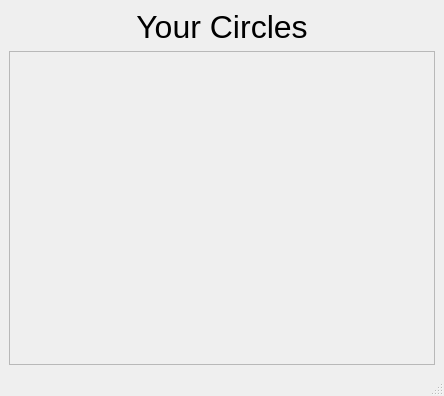
<?xml version="1.0" encoding="UTF-8"?>
<ui version="4.0">
 <class>MainWindow</class>
 <widget class="QMainWindow" name="MainWindow">
  <property name="geometry">
   <rect>
    <x>0</x>
    <y>0</y>
    <width>444</width>
    <height>396</height>
   </rect>
  </property>
  <property name="windowTitle">
   <string>MainWindow</string>
  </property>
  <widget class="QWidget" name="centralwidget">
   <layout class="QGridLayout" name="gridLayout">
    <item row="2" column="0">
     <widget class="QScrollArea" name="circlesScrollArea">
      <property name="widgetResizable">
       <bool>true</bool>
      </property>
      <widget class="QWidget" name="circlesDisplay">
       <property name="geometry">
        <rect>
         <x>0</x>
         <y>0</y>
         <width>424</width>
         <height>290</height>
        </rect>
       </property>
       <property name="acceptDrops">
        <bool>false</bool>
       </property>
       <layout class="QVBoxLayout" name="verticalLayout">
        <property name="topMargin">
         <number>9</number>
        </property>
       </layout>
      </widget>
     </widget>
    </item>
    <item row="1" column="0">
     <widget class="QLabel" name="label">
      <property name="font">
       <font>
        <pointsize>24</pointsize>
       </font>
      </property>
      <property name="text">
       <string>Your Circles</string>
      </property>
      <property name="alignment">
       <set>Qt::AlignCenter</set>
      </property>
     </widget>
    </item>
   </layout>
  </widget>
  <widget class="QMenuBar" name="menubar">
   <property name="geometry">
    <rect>
     <x>0</x>
     <y>0</y>
     <width>444</width>
     <height>21</height>
    </rect>
   </property>
  </widget>
  <widget class="QStatusBar" name="statusbar"/>
 </widget>
 <resources/>
 <connections/>
</ui>
